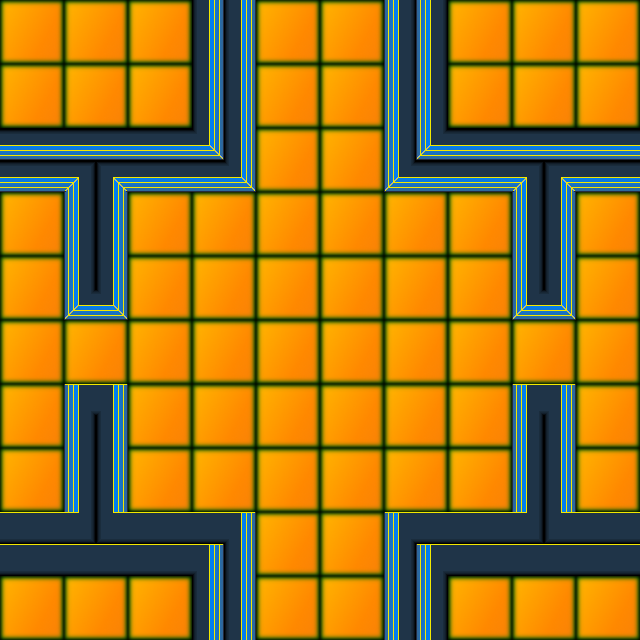

This game map was drawn from its Tiled (.tmx) file and the tilesets committed beside it. A one-line description and the trimmed map source follow:
An orthogonal 20x20 tile map with 32x32 px tiles, 1 tile layer (Fondo) and 9 objects (mainPlayer).

<map version="1.0" tiledversion="1.0.2" orientation="orthogonal" renderorder="right-down" width="20" height="20" tilewidth="32" tileheight="32" nextobjectid="31">
 <tileset firstgid="1" name="spacebase" tilewidth="32" tileheight="32" tilecount="40" columns="8">
  <image source="../../img/sprite/spacebase.png" trans="ff00ff" width="256" height="160" />
 </tileset>
 <layer name="Fondo" width="20" height="20">
  <data>[400 cells, 400 non-empty, 16 distinct tile ids]</data>
 </layer>
 <objectgroup name="Entities">
  <object id="12" name="mainPlayer" x="160" y="224" width="50" height="50">
   <properties>
    <property name="frameheight" value="50" />
    <property name="framewidth" value="50" />
    <property name="image" value="robot50" />
    <property name="spritelength" value="45" />
    <property name="spritewidth" value="45" />
   </properties>
  </object>
 </objectgroup>
 <objectgroup name="collision">
  <object id="3" x="64" y="192" width="64" height="128" />
  <object id="11" x="0" y="0" width="256" height="192" />
  <object id="24" x="384" y="0" width="256" height="192" />
  <object id="25" x="0" y="512" width="256" height="128" />
  <object id="26" x="512" y="384" width="64" height="128" />
  <object id="27" x="512" y="192" width="64" height="128" />
  <object id="29" x="384" y="512" width="256" height="128" />
  <object id="30" x="64" y="384" width="64" height="128" />
 </objectgroup>
</map>